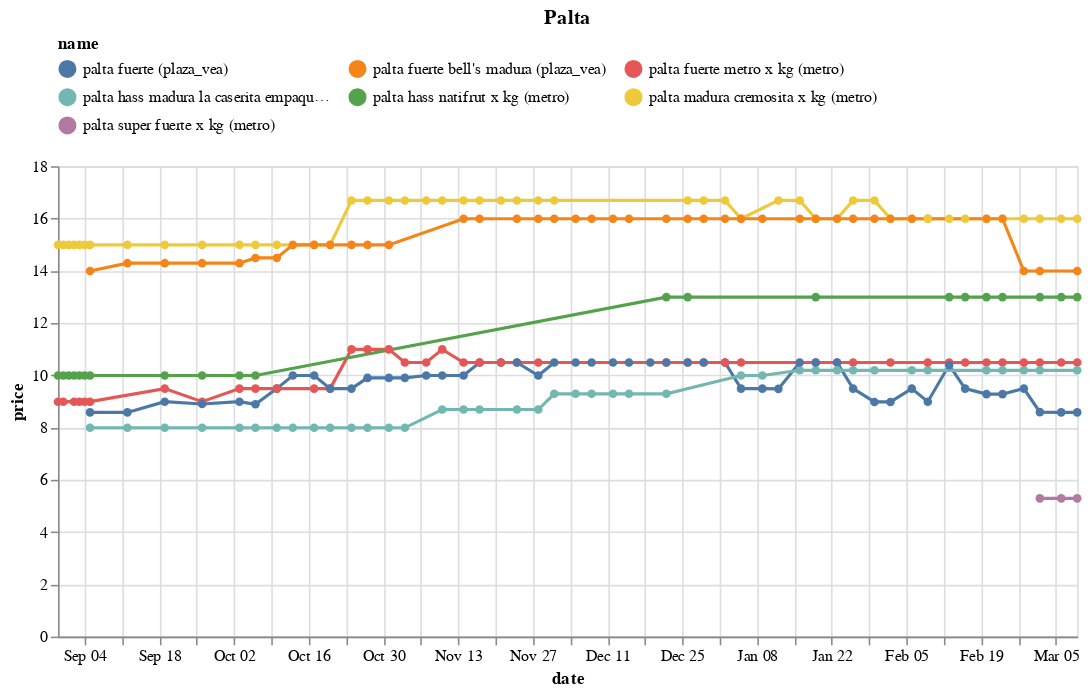

Here is the notebook cell this chart was saved with:
### Code cell
(df
 .loc[df.name.isin(names)]
 .pipe(alt.Chart)
 .mark_line(point=True)
 .encode(x='date', y='price', color='name', tooltip=['name','price'])
 .properties(width=650, title='Palta')
 .configure_legend(orient='top', columns=3)
)

### Figure 1 — Vega-Lite specification as saved in the notebook (floating-point values rounded to 4 significant figures; data arrays with more than 128 entries replaced by an {"elided": "..."} marker saying what was removed)
{"config": {"view": {"continuousWidth": 400, "continuousHeight": 300}, "legend": {"columns": 3, "orient": "top"}}, "data": {"name": "data-d788e37d727344a0c43b018db738f732"}, "mark": {"type": "line", "point": true}, "encoding": {"color": {"field": "name", "type": "nominal"}, "tooltip": [{"field": "name", "type": "nominal"}, {"field": "price", "type": "quantitative"}], "x": {"field": "date", "type": "temporal"}, "y": {"field": "price", "type": "quantitative"}}, "title": "Palta", "width": 650, "$schema": "https://vega.github.io/schema/vega-lite/v4.17.0.json", "datasets": {"data-d788e37d727344a0c43b018db738f732": {"elided": "244 records"}}}
